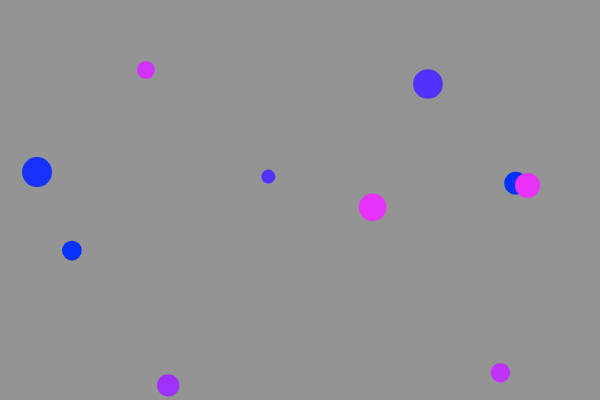
Frame 1 (no input)
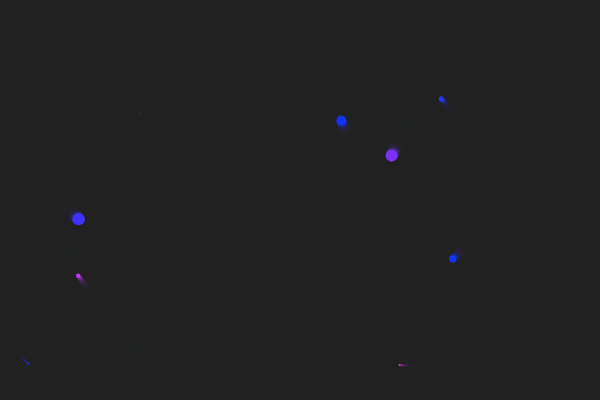
Frame 60 (no input)
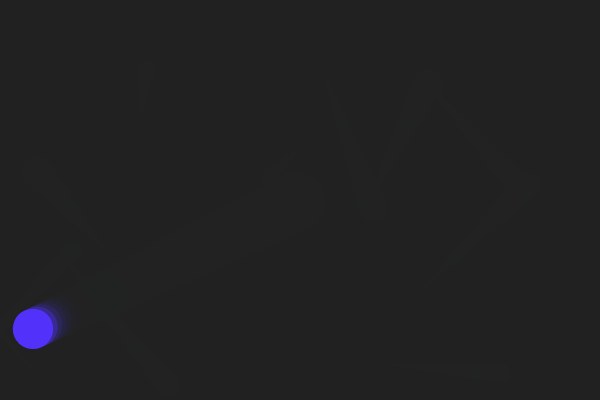
Frame 120 (the mouse pressed at the canvas centre since frame 60)

The p5.js sketch that drew these frames (run headless with seeded random() and noise() and a simulated clock; from frame 60 on, the mouse is pressed at the canvas centre):

// p5.js sketch
// ── sketch.js
// DM2008 — Activity 4b [Guided]
// Objects in Motion (50 min)
//
// You have a working Agent class to start with — your job is to bring it to life.
// Each agent moves, changes over time, and is drawn to the screen.
// Mouse click adds a new agent. C clears them all.
//
// Things to try:
// - Change the starting values (size, speed, color) to see what happens
// - Make agents bounce instead of wrap — what needs to change?
// - Add a second method to your class beyond update() and show()
//
// Stretch: give each agent a lifespan — shrink or fade it over time, then remove it.
// Hint: a backward loop lets you safely splice items while iterating.

let agents = [];
const NUM_START = 10;

function setup() {
  createCanvas(600, 400);
  noStroke();

  for (let i = 0; i < NUM_START; i++) {
    let x = random(width);
    let y = random(height);
    let sz = random(12, 36);
    let speedX = random(-2, 2);
    let speedY = random(-2, 2);
    agents.push(new Agent(x, y, sz, speedX, speedY));
  }
}

function draw() {
  background(35,123);

  for (let i = agents.length - 1; i >= 0; i--) {
    agents[i].shrink();
    agents[i].update();
    agents[i].show();

    if (agents[i].sz <=0) {
      agents.splice(i,1);
    }
  }
}

function mousePressed() {
  let sz = random(5, 100);
  let speedX = random(-10, 10);
  let speedY = random(-10, 10);
  agents.push(new Agent(mouseX, mouseY, sz, speedX, speedY));
}

function keyPressed() {
  // Replacing the array with an empty one effectively clears all agents
  if (key == "C" || key == "c") {
    agents = [];
  }
}

class Agent {
  constructor(x, y, sz, speedX, speedY) {
    this.x = x;
    this.y = y;
    this.sz = sz;
    this.dx = speedX;
    this.dy = speedY;
    this.col = random(255); // a color value that will change over time
    // What else might your agent need to know about itself?
  }
  shrink(){
    this.sz -=0.3;
  }

  update() {
    // Position changes by speed each frame — can you see why?
    this.x += this.dx;
    this.y += this.dy;

    // This is a property changing over time — try changing size or speed instead
    this.col = (this.col + 5) % 255;

    // This wraps agents around the edges — could you make them bounce instead?
    if (this.x > width) {
      this.dx *= -1;
    }
    if (this.x < 0) {
      this.dx *= -1;
    }
    if (this.y > height) {
      this.dy *= -1;
    }
    if (this.y < 0) {
      this.dy *= -1;
    }
  }

  show() {
    // this.col drives the color shift — how could you use your other properties here?
    fill(this.col, 50, 250);
    ellipse(this.x, this.y, this.sz);
  }
}
